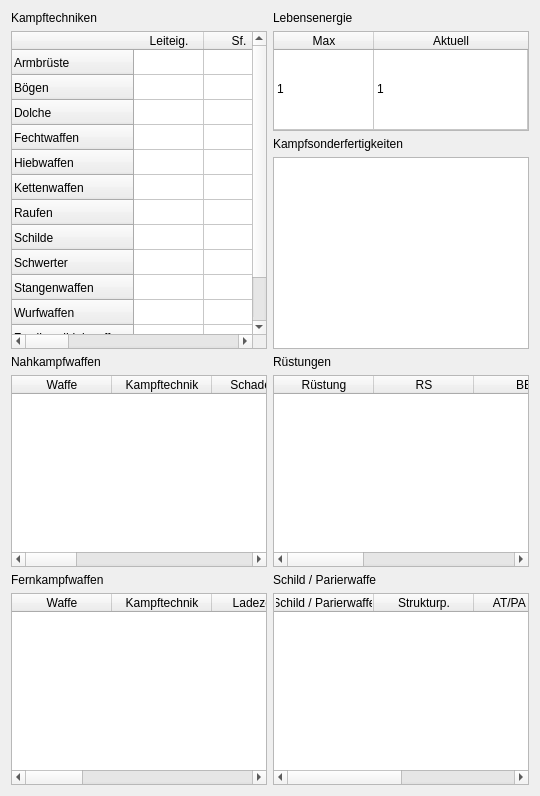
      <widget class="QWidget" name="tabKampf_dsa5">
       <attribute name="title">
        <string>Kampf</string>
       </attribute>
       <layout class="QVBoxLayout" name="verticalLayout_17">
        <item>
         <layout class="QHBoxLayout" name="horizontalLayout_10">
          <item>
           <layout class="QVBoxLayout" name="verticalLayout_18">
            <item>
             <widget class="QLabel" name="label_15">
              <property name="text">
               <string>Kampftechniken</string>
              </property>
             </widget>
            </item>
            <item>
             <widget class="QTableWidget" name="ktwTable_dsa5">
              <property name="editTriggers">
               <set>QAbstractItemView::NoEditTriggers</set>
              </property>
              <attribute name="horizontalHeaderDefaultSectionSize">
               <number>70</number>
              </attribute>
              <attribute name="verticalHeaderDefaultSectionSize">
               <number>25</number>
              </attribute>
              <row>
               <property name="text">
                <string>Armbrüste</string>
               </property>
              </row>
              <row>
               <property name="text">
                <string>Bögen</string>
               </property>
              </row>
              <row>
               <property name="text">
                <string>Dolche</string>
               </property>
              </row>
              <row>
               <property name="text">
                <string>Fechtwaffen</string>
               </property>
              </row>
              <row>
               <property name="text">
                <string>Hiebwaffen</string>
               </property>
              </row>
              <row>
               <property name="text">
                <string>Kettenwaffen</string>
               </property>
              </row>
              <row>
               <property name="text">
                <string>Raufen</string>
               </property>
              </row>
              <row>
               <property name="text">
                <string>Schilde</string>
               </property>
              </row>
              <row>
               <property name="text">
                <string>Schwerter</string>
               </property>
              </row>
              <row>
               <property name="text">
                <string>Stangenwaffen</string>
               </property>
              </row>
              <row>
               <property name="text">
                <string>Wurfwaffen</string>
               </property>
              </row>
              <row>
               <property name="text">
                <string>Zweihandhiebwaffen</string>
               </property>
              </row>
              <row>
               <property name="text">
                <string>Zweihandschwerter</string>
               </property>
              </row>
              <column>
               <property name="text">
                <string>Leiteig.</string>
               </property>
              </column>
              <column>
               <property name="text">
                <string>Sf.</string>
               </property>
              </column>
              <column>
               <property name="text">
                <string>Ktw.</string>
               </property>
              </column>
              <column>
               <property name="text">
                <string>AT/FK</string>
               </property>
              </column>
              <column>
               <property name="text">
                <string>PA</string>
               </property>
              </column>
             </widget>
            </item>
           </layout>
          </item>
          <item>
           <layout class="QVBoxLayout" name="verticalLayout_19">
            <item>
             <widget class="QLabel" name="label_16">
              <property name="text">
               <string>Lebensenergie</string>
              </property>
             </widget>
            </item>
            <item>
             <widget class="QTableWidget" name="lepTable_dsa5">
              <property name="maximumSize">
               <size>
                <width>16777215</width>
                <height>100</height>
               </size>
              </property>
              <property name="editTriggers">
               <set>QAbstractItemView::NoEditTriggers</set>
              </property>
              <property name="rowCount">
               <number>1</number>
              </property>
              <attribute name="horizontalHeaderStretchLastSection">
               <bool>true</bool>
              </attribute>
              <attribute name="verticalHeaderVisible">
               <bool>false</bool>
              </attribute>
              <attribute name="verticalHeaderStretchLastSection">
               <bool>true</bool>
              </attribute>
              <row/>
              <column>
               <property name="text">
                <string>Max</string>
               </property>
              </column>
              <column>
               <property name="text">
                <string>Aktuell</string>
               </property>
              </column>
              <item row="0" column="0">
               <property name="text">
                <string>1</string>
               </property>
              </item>
              <item row="0" column="1">
               <property name="text">
                <string>1</string>
               </property>
              </item>
             </widget>
            </item>
            <item>
             <widget class="QLabel" name="label_17">
              <property name="text">
               <string>Kampfsonderfertigkeiten</string>
              </property>
             </widget>
            </item>
            <item>
             <widget class="QTableWidget" name="kSonderfTable_dsa5">
              <property name="minimumSize">
               <size>
                <width>0</width>
                <height>0</height>
               </size>
              </property>
              <property name="editTriggers">
               <set>QAbstractItemView::NoEditTriggers</set>
              </property>
              <attribute name="horizontalHeaderVisible">
               <bool>false</bool>
              </attribute>
              <attribute name="horizontalHeaderStretchLastSection">
               <bool>true</bool>
              </attribute>
              <attribute name="verticalHeaderVisible">
               <bool>false</bool>
              </attribute>
             </widget>
            </item>
           </layout>
          </item>
         </layout>
        </item>
        <item>
         <layout class="QHBoxLayout" name="horizontalLayout_11">
          <item>
           <layout class="QVBoxLayout" name="verticalLayout_21">
            <item>
             <widget class="QLabel" name="label_19">
              <property name="text">
               <string>Nahkampfwaffen</string>
              </property>
             </widget>
            </item>
            <item>
             <widget class="QTableWidget" name="nahkampfwaffenTable_dsa5">
              <property name="editTriggers">
               <set>QAbstractItemView::NoEditTriggers</set>
              </property>
              <attribute name="horizontalHeaderStretchLastSection">
               <bool>true</bool>
              </attribute>
              <attribute name="verticalHeaderVisible">
               <bool>false</bool>
              </attribute>
              <column>
               <property name="text">
                <string>Waffe</string>
               </property>
              </column>
              <column>
               <property name="text">
                <string>Kampftechnik</string>
               </property>
              </column>
              <column>
               <property name="text">
                <string>Schadensb.</string>
               </property>
              </column>
              <column>
               <property name="text">
                <string>TP</string>
               </property>
              </column>
              <column>
               <property name="text">
                <string>AT/PA Mod.</string>
               </property>
              </column>
              <column>
               <property name="text">
                <string>Reichweite</string>
               </property>
              </column>
              <column>
               <property name="text">
                <string>AT</string>
               </property>
              </column>
              <column>
               <property name="text">
                <string>PA</string>
               </property>
              </column>
              <column>
               <property name="text">
                <string>Gewicht</string>
               </property>
              </column>
             </widget>
            </item>
            <item>
             <widget class="QLabel" name="label_20">
              <property name="text">
               <string>Fernkampfwaffen</string>
              </property>
             </widget>
            </item>
            <item>
             <widget class="QTableWidget" name="fernkampfwaffenTable_dsa5">
              <property name="editTriggers">
               <set>QAbstractItemView::NoEditTriggers</set>
              </property>
              <attribute name="horizontalHeaderStretchLastSection">
               <bool>true</bool>
              </attribute>
              <attribute name="verticalHeaderVisible">
               <bool>false</bool>
              </attribute>
              <column>
               <property name="text">
                <string>Waffe</string>
               </property>
              </column>
              <column>
               <property name="text">
                <string>Kampftechnik</string>
               </property>
              </column>
              <column>
               <property name="text">
                <string>Ladezeiten</string>
               </property>
              </column>
              <column>
               <property name="text">
                <string>TP</string>
               </property>
              </column>
              <column>
               <property name="text">
                <string>Reichweite</string>
               </property>
              </column>
              <column>
               <property name="text">
                <string>Fernkampf</string>
               </property>
              </column>
              <column>
               <property name="text">
                <string>Munition</string>
               </property>
              </column>
              <column>
               <property name="text">
                <string>Gewicht</string>
               </property>
              </column>
             </widget>
            </item>
           </layout>
          </item>
          <item>
           <layout class="QVBoxLayout" name="verticalLayout_20">
            <item>
             <widget class="QLabel" name="label_18">
              <property name="text">
               <string>Rüstungen</string>
              </property>
             </widget>
            </item>
            <item>
             <widget class="QTableWidget" name="ruestungenTable_dsa5">
              <property name="editTriggers">
               <set>QAbstractItemView::NoEditTriggers</set>
              </property>
              <attribute name="horizontalHeaderStretchLastSection">
               <bool>true</bool>
              </attribute>
              <attribute name="verticalHeaderVisible">
               <bool>false</bool>
              </attribute>
              <column>
               <property name="text">
                <string>Rüstung</string>
               </property>
              </column>
              <column>
               <property name="text">
                <string>RS</string>
               </property>
              </column>
              <column>
               <property name="text">
                <string>BE</string>
               </property>
              </column>
              <column>
               <property name="text">
                <string>Zus. Abzüge</string>
               </property>
              </column>
              <column>
               <property name="text">
                <string>Gewicht</string>
               </property>
              </column>
              <column>
               <property name="text">
                <string>Reise, Schlacht, ...</string>
               </property>
              </column>
             </widget>
            </item>
            <item>
             <widget class="QLabel" name="label_21">
              <property name="text">
               <string>Schild / Parierwaffe</string>
              </property>
             </widget>
            </item>
            <item>
             <widget class="QTableWidget" name="schildTable_dsa5">
              <property name="editTriggers">
               <set>QAbstractItemView::NoEditTriggers</set>
              </property>
              <attribute name="horizontalHeaderStretchLastSection">
               <bool>true</bool>
              </attribute>
              <attribute name="verticalHeaderVisible">
               <bool>false</bool>
              </attribute>
              <column>
               <property name="text">
                <string>Schild / Parierwaffe</string>
               </property>
              </column>
              <column>
               <property name="text">
                <string>Strukturp.</string>
               </property>
              </column>
              <column>
               <property name="text">
                <string>AT/PA Mod.</string>
               </property>
              </column>
              <column>
               <property name="text">
                <string>Gewicht</string>
               </property>
              </column>
             </widget>
            </item>
           </layout>
          </item>
         </layout>
        </item>
       </layout>
      </widget>
